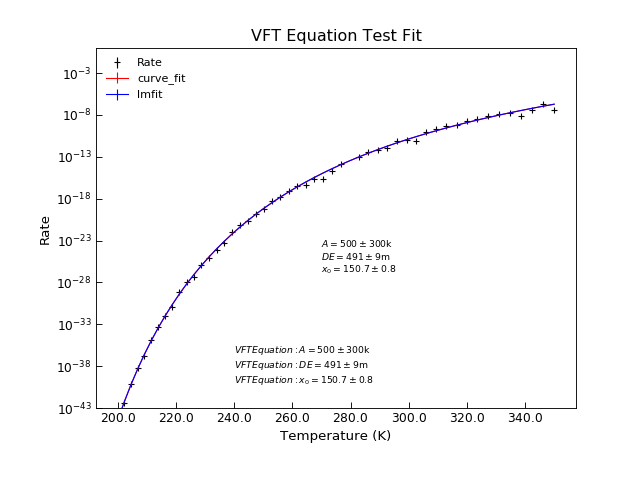

Write Python code to recreate this figure.
"""Example of Arrhenius Fit."""
from Stoner import Data
import Stoner.Fit as SF
from  numpy import logspace,log10
from numpy.random import normal

#Make some data
T=logspace(log10(200),log10(350),51)
params=(1E6,0.5,150)
noise=0.5
R=SF.vftEquation(T,*params)*normal(size=len(T),scale=noise,loc=1.0)
dR=SF.vftEquation(T,*params)*noise

d=Data(T,R,dR,setas="xye",column_headers=["T","Rate"])

#Curve_fit on its own
d.curve_fit(SF.vftEquation,p0=params,result=True,header="curve_fit")

# lmfit using lmfit guesses
fit=SF.VFTEquation()
p0=params
d.lmfit(fit,p0=p0,result=True,header="lmfit")

d.setas="xyeyyy"
d.plot(fmt=["k+","r-","b-"])
d.yscale="log"
d.ylim=(1E-43,1)
d.annotate_fit(SF.vftEquation,x=270,y=1E-27,fontdict={"size":"x-small"},mode="eng")

d.annotate_fit(SF.VFTEquation,x=240,y=1E-40,prefix="VFTEquation",fontdict={"size":"x-small"},mode="eng")

d.title="VFT Equation Test Fit"
d.ylabel="Rate"
d.xlabel="Temperature (K)"
